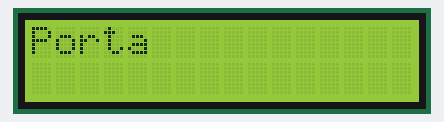
The sketch below on a simulated Arduino Uno, built with avr-gcc and run on an emulated ATmega328P. Parts: 16×2 character LCD.

Above: at 0.1 s.
At 1.16 s:
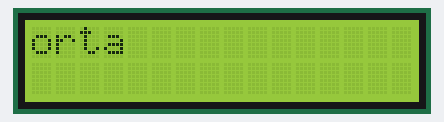
At 1.9 s:
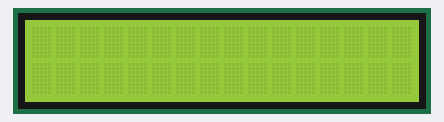
At 5.96 s:
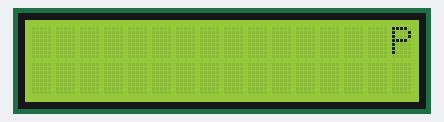
At 7.76 s:
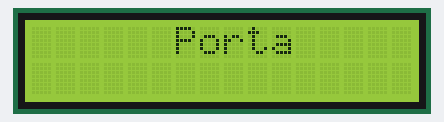
At 9.76 s:
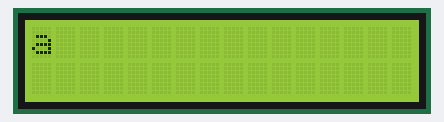

The sketch:

Portarodar.ino.ino
```cpp
#include <LiquidCrystal.h>

const int rs = 12, en = 11, d4 = 5, d5 = 4, d6 = 3, d7 = 2;
LiquidCrystal lcd(rs, en, d4, d5, d6, d7);

void setup() {
  // set up the LCD's number of columns and rows:
  lcd.begin(16, 2);
  // Print a message to the LCD.
  lcd.print("Porta");
  delay(1000);
}

void loop() {
  // scroll 13 positions (string length) to the left
  // to move it offscreen left:
  for (int positionCounter = 0; positionCounter < 13; positionCounter++) {
    // scroll one position left:
    lcd.scrollDisplayLeft();
    // wait a bit:
    delay(200);
  }

  // scroll 16 positions (display length + string length) to the left
  // to move it back to center:
  for (int positionCounter = 0; positionCounter < 16; positionCounter++) {
    // scroll one position left:
    lcd.scrollDisplayLeft();
    // wait a bit:
    delay(200);
  }


}
```

Measured:
- by itself, everything shown: repeats every 8.0 s, in 21 steps
- what the display in image 2 shows lasts 4.0 s, from 1.9 s to 5.9 s
